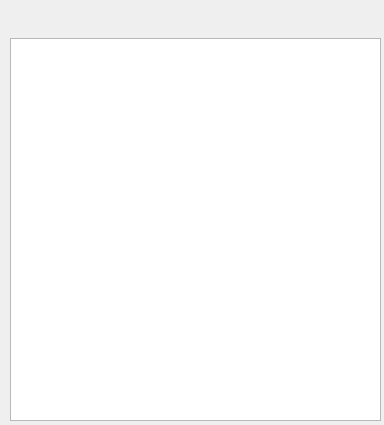
<?xml version="1.0" encoding="UTF-8"?>
<ui version="4.0">
 <class>SpriteGalleryWindow</class>
 <widget class="QWidget" name="SpriteGalleryWindow">
  <property name="geometry">
   <rect>
    <x>0</x>
    <y>0</y>
    <width>384</width>
    <height>425</height>
   </rect>
  </property>
  <property name="minimumSize">
   <size>
    <width>320</width>
    <height>0</height>
   </size>
  </property>
  <property name="windowTitle">
   <string>动画帧素材</string>
  </property>
  <property name="windowIcon">
   <iconset resource="orion2.qrc">
    <normaloff>:/images/unique64.png</normaloff>:/images/unique64.png</iconset>
  </property>
  <widget class="QWidget" name="layoutWidget">
   <property name="geometry">
    <rect>
     <x>10</x>
     <y>10</y>
     <width>371</width>
     <height>411</height>
    </rect>
   </property>
   <layout class="QVBoxLayout" name="verticalLayout">
    <item>
     <layout class="QHBoxLayout" name="horizontalLayout">
      <item>
       <widget class="QPushButton" name="addpushButton">
        <property name="text">
         <string/>
        </property>
        <property name="icon">
         <iconset resource="orion2.qrc">
          <normaloff>:/images/add.png</normaloff>:/images/add.png</iconset>
        </property>
        <property name="iconSize">
         <size>
          <width>24</width>
          <height>24</height>
         </size>
        </property>
        <property name="flat">
         <bool>true</bool>
        </property>
       </widget>
      </item>
      <item>
       <widget class="QPushButton" name="replacepushButton">
        <property name="text">
         <string/>
        </property>
        <property name="icon">
         <iconset resource="orion2.qrc">
          <normaloff>:/images/ok.png</normaloff>:/images/ok.png</iconset>
        </property>
        <property name="iconSize">
         <size>
          <width>24</width>
          <height>24</height>
         </size>
        </property>
        <property name="flat">
         <bool>true</bool>
        </property>
       </widget>
      </item>
      <item>
       <widget class="QPushButton" name="delpushButton">
        <property name="text">
         <string/>
        </property>
        <property name="icon">
         <iconset resource="orion2.qrc">
          <normaloff>:/images/delete.png</normaloff>:/images/delete.png</iconset>
        </property>
        <property name="iconSize">
         <size>
          <width>24</width>
          <height>24</height>
         </size>
        </property>
        <property name="flat">
         <bool>true</bool>
        </property>
       </widget>
      </item>
      <item>
       <spacer name="horizontalSpacer">
        <property name="orientation">
         <enum>Qt::Horizontal</enum>
        </property>
        <property name="sizeHint" stdset="0">
         <size>
          <width>40</width>
          <height>20</height>
         </size>
        </property>
       </spacer>
      </item>
     </layout>
    </item>
    <item>
     <widget class="QListWidget" name="listWidget">
      <property name="dragEnabled">
       <bool>false</bool>
      </property>
      <property name="dragDropMode">
       <enum>QAbstractItemView::NoDragDrop</enum>
      </property>
      <property name="iconSize">
       <size>
        <width>64</width>
        <height>64</height>
       </size>
      </property>
      <property name="uniformItemSizes">
       <bool>true</bool>
      </property>
     </widget>
    </item>
   </layout>
  </widget>
 </widget>
 <resources>
  <include location="orion2.qrc"/>
 </resources>
 <connections/>
</ui>
